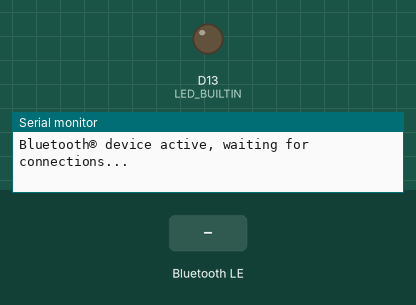
The sketch below on a simulated Arduino Nano 33 IoT. On the bench: output pins drawn as LEDs (lit = HIGH), the last lines printed to the serial monitor. The test bench sets the inputs (shaded band). Nothing arrives over Bluetooth unless stated; a phone connects over Bluetooth LE 3 s after start.

Above: at 0.1 s.
At 3.8 s:
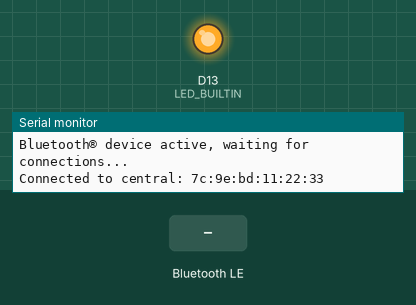
3.9 s: Bluetooth LE write "FORWARD" received
5.4 s: Bluetooth LE write "REVERSE" received
6.9 s: Bluetooth LE write "LEFT" received
Timing chart, 0 to 9.9 s (numbered marks = the images above; inputs shaded):
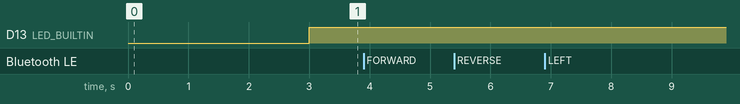

The sketch:

ble_test.ino
```cpp
#include <ArduinoBLE.h>

#define BUFFER_SIZE 20
char currentCommand[BUFFER_SIZE + 1] = "BALANCE"; // tracks active state
// Define a custom BLE service and characteristic
BLEService customService("00000000-5EC4-4083-81CD-A10B8D5CF6EC");
BLECharacteristic customCharacteristic(
    "00000001-5EC4-4083-81CD-A10B8D5CF6EC", BLERead | BLEWrite | BLENotify, BUFFER_SIZE, false);

void setup() {
  Serial.begin(9600);
  while (!Serial);

  // Initialize the built-in LED to indicate connection status
  pinMode(LED_BUILTIN, OUTPUT);

  if (!BLE.begin()) {
    Serial.println("Starting BLE failed!");
    while (1);
  }

  // Set the device name and local name
  BLE.setLocalName("BLE-DEVICE-WHISKR");
  BLE.setDeviceName("BLE-DEVICE-WHISKR");

  // Add the characteristic to the service
  customService.addCharacteristic(customCharacteristic);

  // Add the service
  BLE.addService(customService);

  // Set an initial value for the characteristic
  customCharacteristic.writeValue("Waiting for data");

  // Start advertising the service
  BLE.advertise();

  Serial.println("Bluetooth® device active, waiting for connections...");
}

void loop() {
  // Wait for a BLE central to connect
  BLEDevice central = BLE.central();

  if (central) {
    Serial.print("Connected to central: ");
    Serial.println(central.address());
    digitalWrite(LED_BUILTIN, HIGH); // Turn on LED to indicate connection

    // Keep running while connected
    while (central.connected()) {
      // Check if the characteristic was written
      if (customCharacteristic.written()) {
        int length = customCharacteristic.valueLength();
        const unsigned char* receivedData = customCharacteristic.value();
        char receivedString[length + 1];
        memcpy(receivedString, receivedData, length);
        receivedString[length] = '\0';
        customCharacteristic.writeValue("Data received");
        strncpy(currentCommand, receivedString, BUFFER_SIZE); // ← save it
        Serial.println(currentCommand);
      }

      // Then below, always running every loop iteration:
      if (strcmp(currentCommand, "FORWARD") == 0) {
        // keep fwd
      }
      else if (strcmp(currentCommand, "REVERSE") == 0) {
        //keep reversing
      }

      else if (strcmp(currentCommand, "LEFT") == 0) {
        //keep turning left
      }

      else if (strcmp(currentCommand, "RIGHT") == 0) {
        //keep turning right
      }

      else if (strcmp(currentCommand, "BALANCE") == 0) {
        //keep balancing
      }

      else if (strcmp(currentCommand, "STOP") == 0) {
        //implement stop }
      }
    }

    digitalWrite(LED_BUILTIN, LOW); // Turn off LED when disconnected
    Serial.println("Disconnected from central.");
  }
}
```
